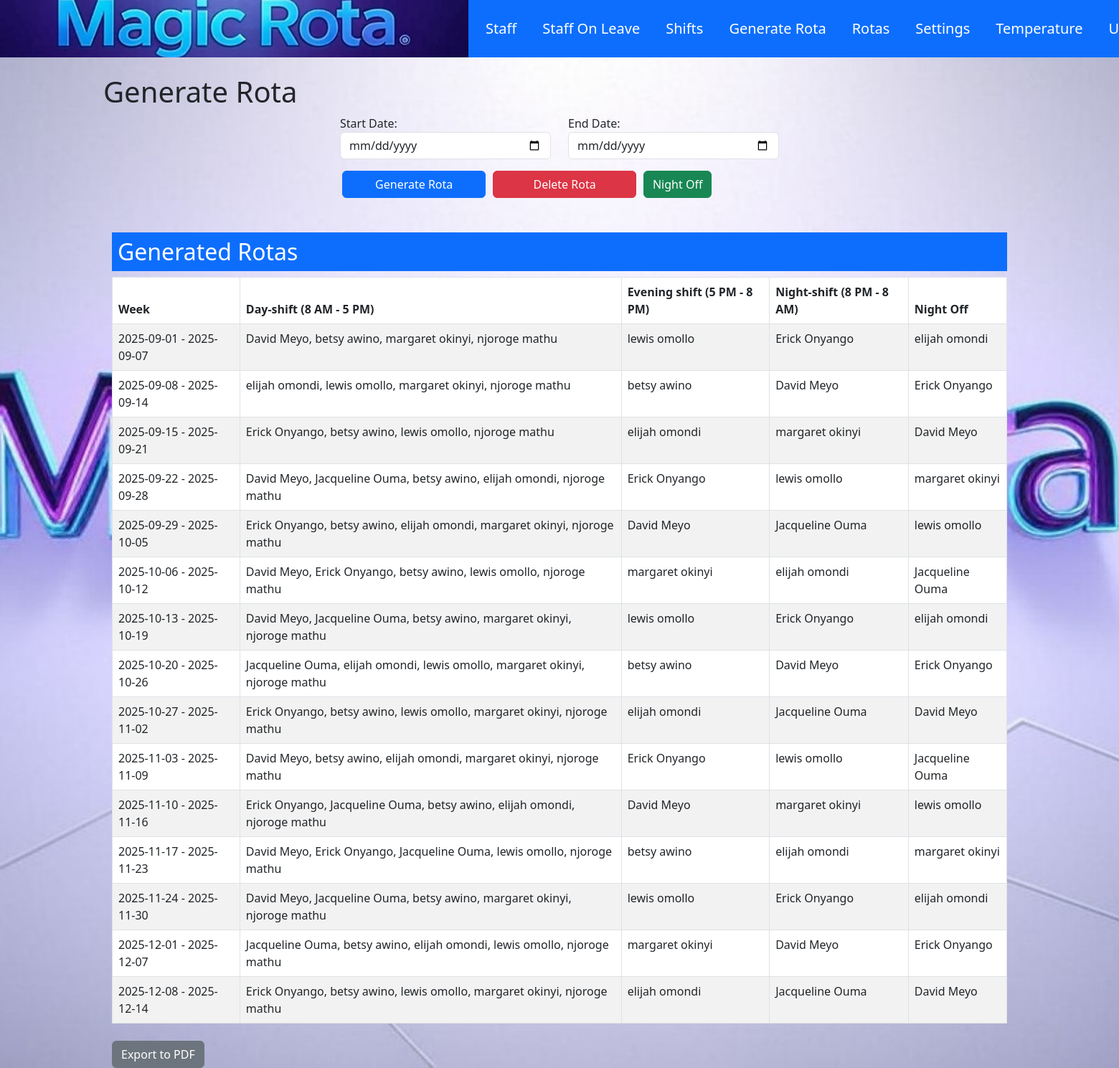
Page /generate_rota (signed in) on the committed database.
### models/models.py (models this page shows)
class Rota(db.Model):
    __tablename__ = 'rotas'
    id = db.Column(db.Integer, primary_key=True, autoincrement=True)
    rota_id = db.Column(db.Integer, nullable=False)
    week_range = db.Column(db.String(50), nullable=False, unique=True)
    shift_8_5 = db.Column(db.String(255), nullable=False)
    shift_5_8 = db.Column(db.String(255), nullable=False)
    shift_8_8 = db.Column(db.String(255), nullable=False)
    night_off = db.Column(db.String(255), nullable=True)
    date = db.Column(db.Date, default=date.today, nullable=False)

### blueprints/rota.py (the view, shortened to what this page needs)
@rota_bp.route('/generate_rota', methods=['GET', 'POST'])
@login_required
def generate_rota():
    last_rota = Rota.query.order_by(Rota.date.desc()).first()
    rotas = Rota.query.filter_by(rota_id=last_rota.rota_id).order_by(Rota.date).all() if last_rota else []
    return render_template('rota.html', rotas=rotas)

### app.py (called while the page is built)
@login_manager.user_loader
def load_user(user_id):
    return db.session.get(User, int(user_id))

@app.before_request
def update_session_timeout():
    if current_user.is_authenticated:
        session.permanent = True  # Extend the session lifetime for each request

### templates/rota.html (shortened to what this page needs)
{% extends 'base.html' %}
{% block content %}
<div class="container">
    <h1>Generate Rota</h1>
    <form action="{{ url_for('rota.generate_rota') }}" method="POST">
        <div class="container" style="width: 50%;">
            <div class="row">
                <div class="col-md-6">
                    <label for="start_date">Start Date:</label>
                    <input type="date" class="form-control" name="start_date" required>
                </div>
                <div class="col-md-6">
                    <label for="end_date">End Date:</label>
                    <input type="date" class="form-control" name="end_date" required>
                </div>
            </div>
        </div>
<div class="container" style="width: 49.5%;">
    <div class="row mt-3">
        <div class="col-md-4">
            <form action="{{ url_for('rota.generate_rota') }}" method="POST">
                <button type="submit" name="action" value="generate" class="btn btn-primary">Generate Rota</button>
            </form>
        </div>
        <div class="col-md-4">
            <form action="{{ url_for('rota.delete_rota') }}" method="POST">
                <button type="submit" class="btn btn-danger">Delete Rota</button>
            </form>
        </div>
    <div class="col-md-4">
            <a href="{{ url_for('rota.select_night_off') }}" class="btn btn-success">Night Off</a>
        </div>
    </div>
</div>
<div class="container mt-5">
    <h2 class="text-white bg-primary p-2">Generated Rotas</h2>
    {% if rotas %}
    <table class="table table-striped table-bordered">
        <thead>
            <tr>
                <th>Week</th>
                <th>Day-shift (8 AM - 5 PM)</th>
                <th>Evening shift (5 PM - 8 PM)</th>
                <th>Night-shift (8 PM - 8 AM)</th>
                <th>Night Off</th>
            </tr>
        </thead>
        <tbody>
            {% for rota in rotas %}
            <tr>
                <td>{{ rota.week_range }}</td>
                <td>{{ rota.shift_8_5 }}</td>
                <td>{{ rota.shift_5_8 }}</td>
                <td>{{ rota.shift_8_8 }}</td>
                <td>{{ rota.night_off }}</td>
            </tr>
            {% endfor %}
        </tbody>
    </table>
    <a href="{{ url_for('pdf.export_pdf') }}" class="btn btn-secondary mt-2">Export to PDF</a>
    {% else %}
    <div class="alert alert-danger" role="alert">
        No rota available yet.
    </div>
    {% endif %}
</div>
{% endblock %}

### static/styles.css (style rules this page uses)
button { align-self: center; width: 200px; }
body { background-image: url('/static/images/magic.jpeg'); background-size: cover; background-repeat: no-repeat; background-attachment: fixed; background-position: center; }

### rows in the picture
Rota: week_range "2025-09-01 - 2025-09-07", shift_8_5 "David Meyo, betsy awino, margaret okinyi, njoroge mathu", shift_5_8 "lewis omollo", shift_8_8 "Erick Onyango", night_off "elijah omondi"
Rota: week_range "2025-09-08 - 2025-09-14", shift_8_5 "elijah omondi, lewis omollo, margaret okinyi, njoroge mathu", shift_5_8 "betsy awino", shift_8_8 "David Meyo", night_off "Erick Onyango"
Rota: week_range "2025-09-15 - 2025-09-21", shift_8_5 "Erick Onyango, betsy awino, lewis omollo, njoroge mathu", shift_5_8 "elijah omondi", shift_8_8 "margaret okinyi", night_off "David Meyo"
Rota: week_range "2025-09-22 - 2025-09-28", shift_8_5 "David Meyo, Jacqueline Ouma, betsy awino, elijah omondi, njoroge mathu", shift_5_8 "Erick Onyango", shift_8_8 "lewis omollo", night_off "margaret okinyi"
Rota: week_range "2025-09-29 - 2025-10-05", shift_8_5 "Erick Onyango, betsy awino, elijah omondi, margaret okinyi, njoroge mathu", shift_5_8 "David Meyo", shift_8_8 "Jacqueline Ouma", night_off "lewis omollo"
Rota: week_range "2025-10-06 - 2025-10-12", shift_8_5 "David Meyo, Erick Onyango, betsy awino, lewis omollo, njoroge mathu", shift_5_8 "margaret okinyi", shift_8_8 "elijah omondi", night_off "Jacqueline Ouma"
Rota: week_range "2025-10-13 - 2025-10-19", shift_8_5 "David Meyo, Jacqueline Ouma, betsy awino, margaret okinyi, njoroge mathu", shift_5_8 "lewis omollo", shift_8_8 "Erick Onyango", night_off "elijah omondi"
Rota: week_range "2025-10-20 - 2025-10-26", shift_8_5 "Jacqueline Ouma, elijah omondi, lewis omollo, margaret okinyi, njoroge mathu", shift_5_8 "betsy awino", shift_8_8 "David Meyo", night_off "Erick Onyango"
Rota: week_range "2025-10-27 - 2025-11-02", shift_8_5 "Erick Onyango, betsy awino, lewis omollo, margaret okinyi, njoroge mathu", shift_5_8 "elijah omondi", shift_8_8 "Jacqueline Ouma", night_off "David Meyo"
Rota: week_range "2025-11-03 - 2025-11-09", shift_8_5 "David Meyo, betsy awino, elijah omondi, margaret okinyi, njoroge mathu", shift_5_8 "Erick Onyango", shift_8_8 "lewis omollo", night_off "Jacqueline Ouma"
Rota: week_range "2025-11-10 - 2025-11-16", shift_8_5 "Erick Onyango, Jacqueline Ouma, betsy awino, elijah omondi, njoroge mathu", shift_5_8 "David Meyo", shift_8_8 "margaret okinyi", night_off "lewis omollo"
Rota: week_range "2025-11-17 - 2025-11-23", shift_8_5 "David Meyo, Erick Onyango, Jacqueline Ouma, lewis omollo, njoroge mathu", shift_5_8 "betsy awino", shift_8_8 "elijah omondi", night_off "margaret okinyi"
Rota: week_range "2025-11-24 - 2025-11-30", shift_8_5 "David Meyo, Jacqueline Ouma, betsy awino, margaret okinyi, njoroge mathu", shift_5_8 "lewis omollo", shift_8_8 "Erick Onyango", night_off "elijah omondi"
Rota: week_range "2025-12-01 - 2025-12-07", shift_8_5 "Jacqueline Ouma, betsy awino, elijah omondi, lewis omollo, njoroge mathu", shift_5_8 "margaret okinyi", shift_8_8 "David Meyo", night_off "Erick Onyango"
Rota: week_range "2025-12-08 - 2025-12-14", shift_8_5 "Erick Onyango, betsy awino, lewis omollo, margaret okinyi, njoroge mathu", shift_5_8 "elijah omondi", shift_8_8 "Jacqueline Ouma", night_off "David Meyo"
